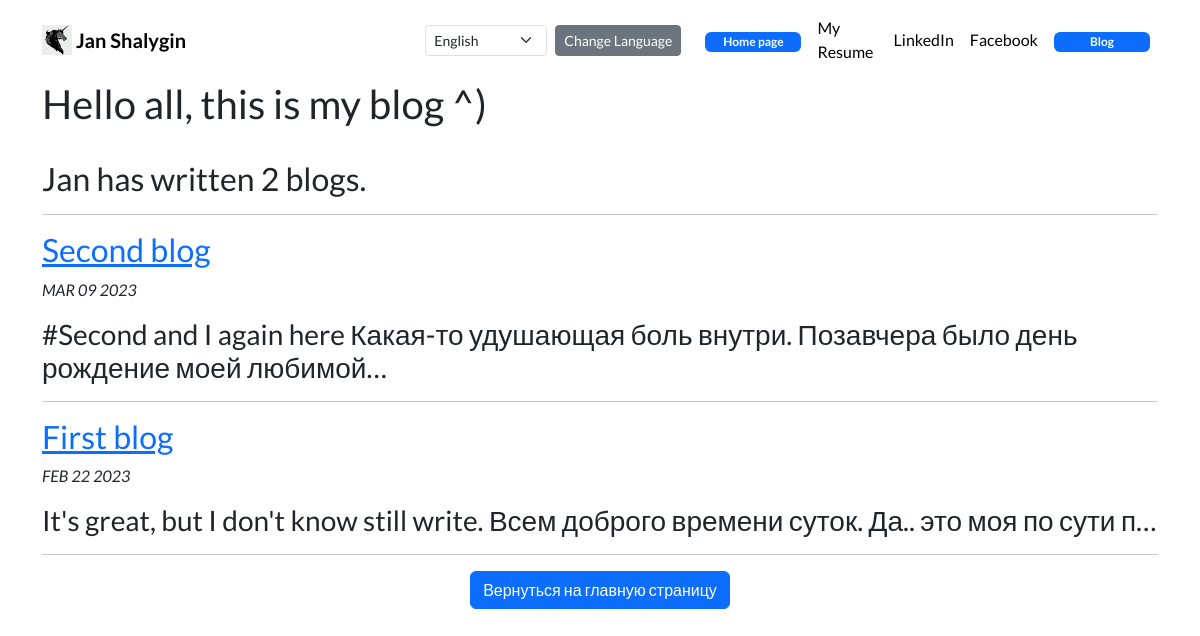
Before: /en/blog/ with the older database file.
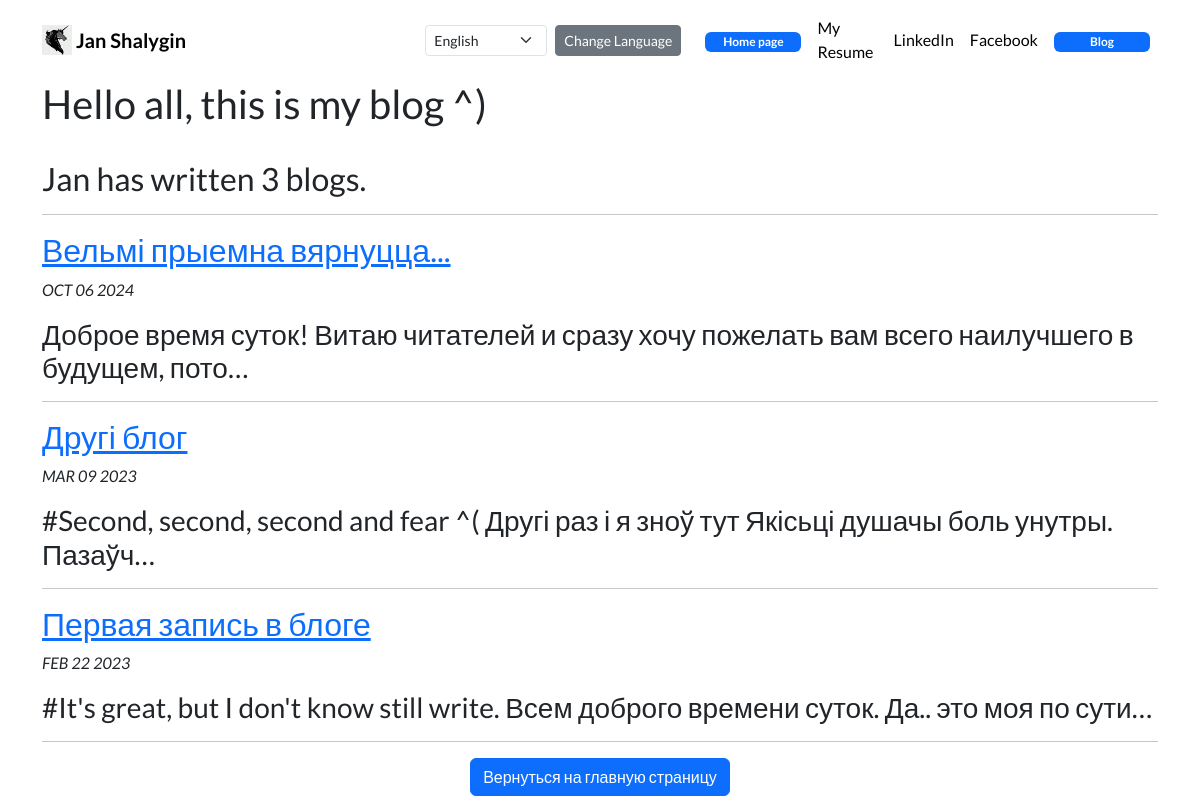
After: the same page with the newer database file.
### blog/models.py (models this page shows, shortened)
class Blog(models.Model):
    title = models.CharField(max_length=200)
    data_post = models.DateField()
    discripton = models.TextField()

### blog/views.py (the view)
# urls.py: path('', views.all_blogs, name='all_blogs'),
def all_blogs(request):
    blogi = Blog.objects.order_by('-data_post')
    return render(request, 'blog/all_blogs.html', {'blogi': blogi, })

### blog/templates/blog/all_blogs.html (shortened to what this page needs)
{% extends 'portfolio/base.html' %}
{% load i18n %}
{% block content %}
    <h1>{% trans "Hello all, this is my blog ^)" %}</h1>
    <br>
    <h2>
    </h2>
    {% for blog in blogi %}
        <hr>
        <a href="{% url 'blog:detail' blog.id %}">
            <h2>{{ blog.title }}</h2>
        </a>
        <p><i>{{ blog.data_post|date:'M d Y'|upper }}</i></p>
        <h3>{{ blog.discripton|striptags|truncatechars:100 }}</h3>
    {% endfor %}
<hr>
    <div class="d-flex justify-content-center">
        <a href="{% url 'home' %} " class="btn btn-primary">Вернуться на главную страницу</a>
    </div>
{% endblock %}

Changed rows visible on the page:
added Blog: title "Вельмі прыемна вярнуцца...", data_post "OCT 06 2024", discripton "Доброе время суток! Витаю читателей и сразу хочу пожелать вам всего наилучшего в будущем, пото…"
changed Blog: title "Second blog" → "Другі блог"; discripton "#Second and I again here Какая-то удушающая боль внутри. Позавчера было день рождение моей любимой…" → "#Second, second, second and fear ^( Другі раз і я зноў тут Якісьці душачы боль унутры. Пазаўч…"
changed Blog: title "First blog" → "Первая запись в блоге"; discripton "It's great, but I don't know still write. Всем доброго времени суток. Да.. это моя по сути п…" → "#It's great, but I don't know still write. Всем доброго времени суток. Да.. это моя по сути…"
Other visible differences:
text no longer shown: "Jan has written 2 blogs."
text now shown: "Jan has written 3 blogs."
